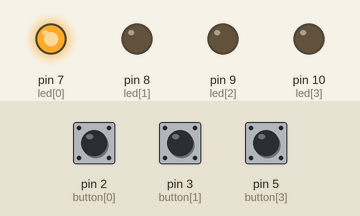
Simulated run of this sketch. Board: Arduino Uno, built with avr-gcc and run on an emulated ATmega328P. On the bench: output pins drawn as LEDs (lit = HIGH). The test bench sets the inputs (shaded band); at power-on: pin 2 (button[0]) LOW, pin 5 (button[3]) LOW, pin 3 (button[1]) LOW. Random numbers use the default seed unless the sketch sets one; what the sketch prints to the serial monitor is not drawn.

Above: at 1.2 s.
1.3 s: pin 2 (button[0]) pulled HIGH for 0.15 s
At 1.9 s:
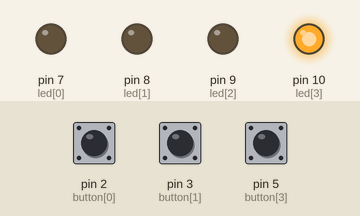
2.9 s: pin 5 (button[3]) pulled HIGH for 0.15 s
At 3.2 s:
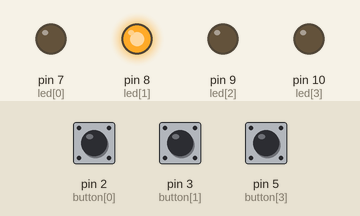
Timing chart, 0 to 5.9 s (numbered marks = the images above; inputs shaded):
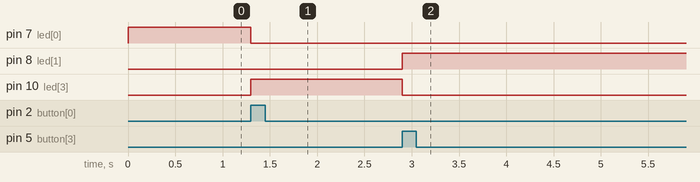

Measured:
- after the input at 1.3 s, pin 7 (led[0]): HIGH → LOW at once; pin 10 (led[3]): LOW → HIGH at once
- after the input at 2.9 s, pin 8 (led[1]): LOW → HIGH at once; pin 10 (led[3]): HIGH → LOW at once

The sketch:

tablice__bez_czsu_i_wywolywania_.ino
```cpp
int led []={7, 8, 9, 10};
int button []={2, 3, 4, 5};
int buttonState[] = {0,0,0,0};
char input;
int x=0;


void setup() {
  pinMode(led[0], OUTPUT);
  pinMode(led[1], OUTPUT);
  pinMode(led[2], OUTPUT);
  pinMode(led[3], OUTPUT);
  pinMode(button[0], INPUT);
  pinMode(button[1], INPUT);
  pinMode(button[2], INPUT);
  pinMode(button[3], INPUT);
  Serial.begin(9600);
  Serial.println("ready");
}

void loop() {
  digitalWrite(led[x],HIGH);
  buttonState[x]=digitalRead(button[x]);
  if(buttonState[x] == HIGH){
    digitalWrite(led[x],LOW);
    x = random(0,4);
  }
}
```
